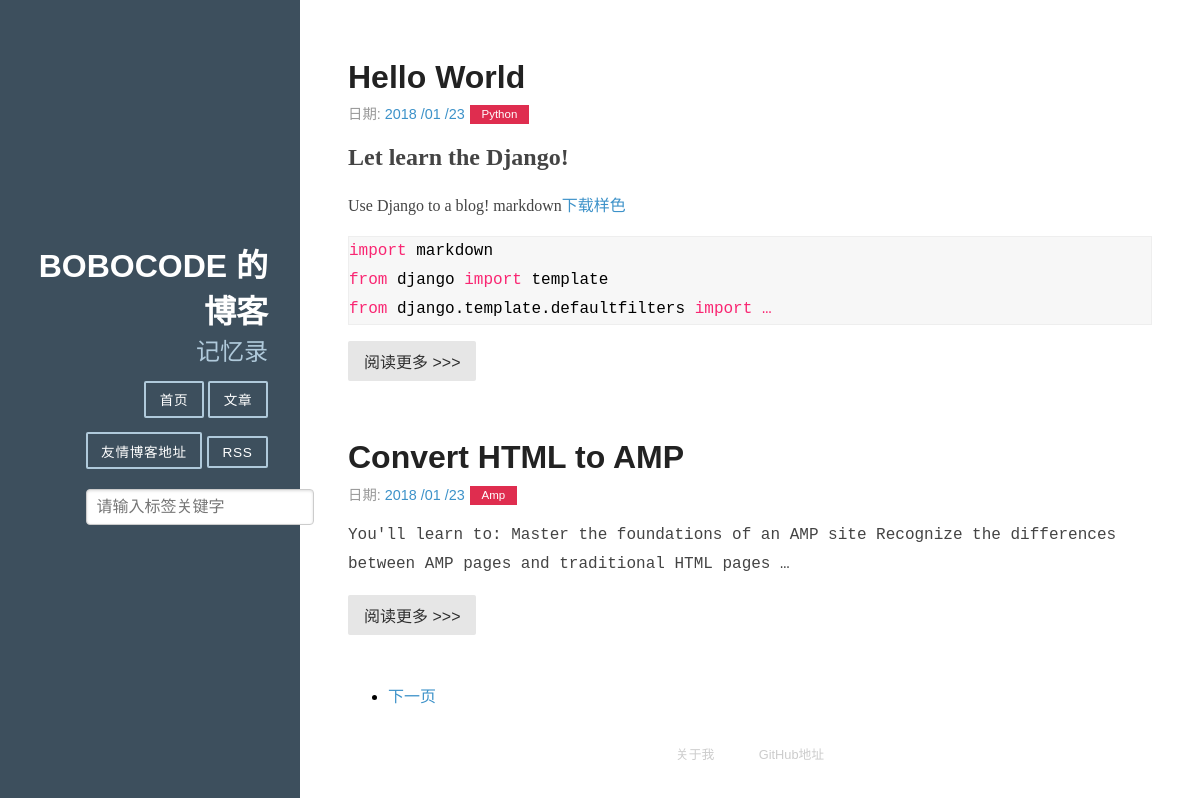
The page / on the database its author committed.
### article/models.py (models this page shows, shortened)
class Article(models.Model):
	title = models.CharField(max_length=100)
	category = models.CharField(max_length=50,blank=True)
	date_time = models.DateField(auto_now_add =True)
	content = models.TextField(blank=True,null=True)
	class Meta:
		ordering = ['-date_time']
	class Meta:
		ordering = ['-date_time']

### article/views.py (the view)
# urls.py: url(r'^$',HomeView.as_view(),name='home'),
class HomeView(View):
	def get(self,request):
		article_list = Article.objects.all()
		paginator = Paginator(article_list,2)
		page = request.GET.get('page')
		try:
			article_list = paginator.page(page)
		except PageNotAnInteger:
			article_list = paginator.page(1)
		except EmptyPage:
			article_list = paginator.paginator(paginator.num_pages)
		return render(request,'home.html',{'article_list':article_list})

### article/templatetags/custom_markdown.py (called while the page is built)
@register.filter(is_safe=True)
@stringfilter #字符串作为参数
def custom_markdown(value):
	return mark_safe(markdown.markdown(value,extensions=['markdown.extensions.fenced_code','markdown.extensions.codehilite'],safe_model = True,enable_attributes=False))

### templates/home.html (shortened to what this page needs)
{% extends "base.html" %} {% load custom_markdown %} {% block content %}
<div class="posts">
    {% for article in article_list %}
    <section class="post">
        <header class="post-header">
            <h2 class="post-title"><a href="{% url 'detail' id=article.id %}"></a>{{ article.title }}</h2>
            <p class="post-meta">
                日期: <a class="post-author" href="#">{{ article.date_time |date:"Y /m /d" }}</a> <a class="post-category post-category-js" href="{% url 'search_tag' my_tag=article.category %}">{{ article.category |title }}</a>
            </p>
        </header>
        <div class="post-description">
            <p>
                {{ article.content | custom_markdown | truncatewords_html:20}}
            </p>
        </div>
        <a class="pure-button" href="{% url 'detail' id=article.id %}">阅读更多 >>></a>
    </section>
    {% endfor %}
    {% if article_list.object_list and article_list.paginator.num_pages > 1 %}
    <div>
        <ul class="pager">
            {%if article_list.has_next %}
            <li><a href="?page={{article_list.next_page_number}}">下一页</a></li>
            {%endif%}
        </ul>
    </div>
    {%endif%}
</div>
{% endblock %}

### static/css/pure-min.css (style rules this page uses)
article,aside,details,figcaption,figure,footer,header,hgroup,main,nav,section,summary { display:block }
html { font-size:100%;-ms-text-size-adjust:100%;-webkit-text-size-adjust:100% }
html,button,input,select,textarea { font-family:sans-serif }
body { margin:0 }
h2 { font-size:1.5em;margin:.83em 0 }
p,pre { margin:1em 0 }
code,kbd,pre,samp { font-family:monospace,serif;_font-family:'courier new',monospace;font-size:1em }
pre { white-space:pre;white-space:pre-wrap;word-wrap:break-word }
dl,menu,ol,ul { margin:1em 0 }
menu,ol,ul { padding:0 0 0 40px }
.pure-button { display:inline-block;*display:inline;zoom:1;line-height:normal;white-space:nowrap;vertical-align:baseline;text-align:center;cursor:pointer;-webkit-user-drag:none;-webkit-user-select:none;-moz-user-select:none;-ms-user-select:none;user-select:none }
.pure-button { font-family:inherit;font-size:100%;*font-size:90%;*overflow:visible;padding:.5em 1em;color:#444;color:rgba(0,0,0,.8);*color:#444;border:1px solid #999;border:0 rgba(0,0,0,0);background-color:#E6E6E6;text-decoration:none;border-radius:2px }

### static/css/blog.css (style rules this page uses)
* { -webkit-box-sizing: border-box; -moz-box-sizing: border-box; box-sizing: border-box; }
a { text-decoration: none; color: rgb(61, 146, 201); }
.post { padding-bottom: 2em; }
.post-title { font-size: 2em; color: #222; margin-bottom: 0.2em; }
.post-description { font-family: Georgia, "Cambria", serif; color: #444; line-height: 1.8em; }
.post-meta { color: #999; font-size: 90%; margin: 0; }
.post-category { margin: 0 0.1em; padding: 0.3em 1em; color: #fff; background: #999; font-size: 80%; }
.post-category-js { background: #df2d4f; }

### static/css/monokai.css (style rules this page uses)
.codehilite .n { color: black }
.codehilite .kn { color: #f92672 }
.codehilite .nn { color: black }
.codehilite .w { color: #f8f8f2 }

### templates/base.html (style rules this page uses)
pre { border: 1px solid #eee; background: #f7f7f7; }

### rows shown on the page
Article: title "Hello World", date_time "2018 /01 /23", category "Python", content|custom_markdown "Let learn the Django! Use Django to a blog! markdown 下载样色 import markdown from django import template from django.template.defaultfilters import …"
Article: title "Convert HTML to AMP", date_time "2018 /01 /23", category "Amp", content|custom_markdown "You'll learn to: Master the foundations of an AMP site Recognize the differences between AMP pages and traditional HTML pages …"
